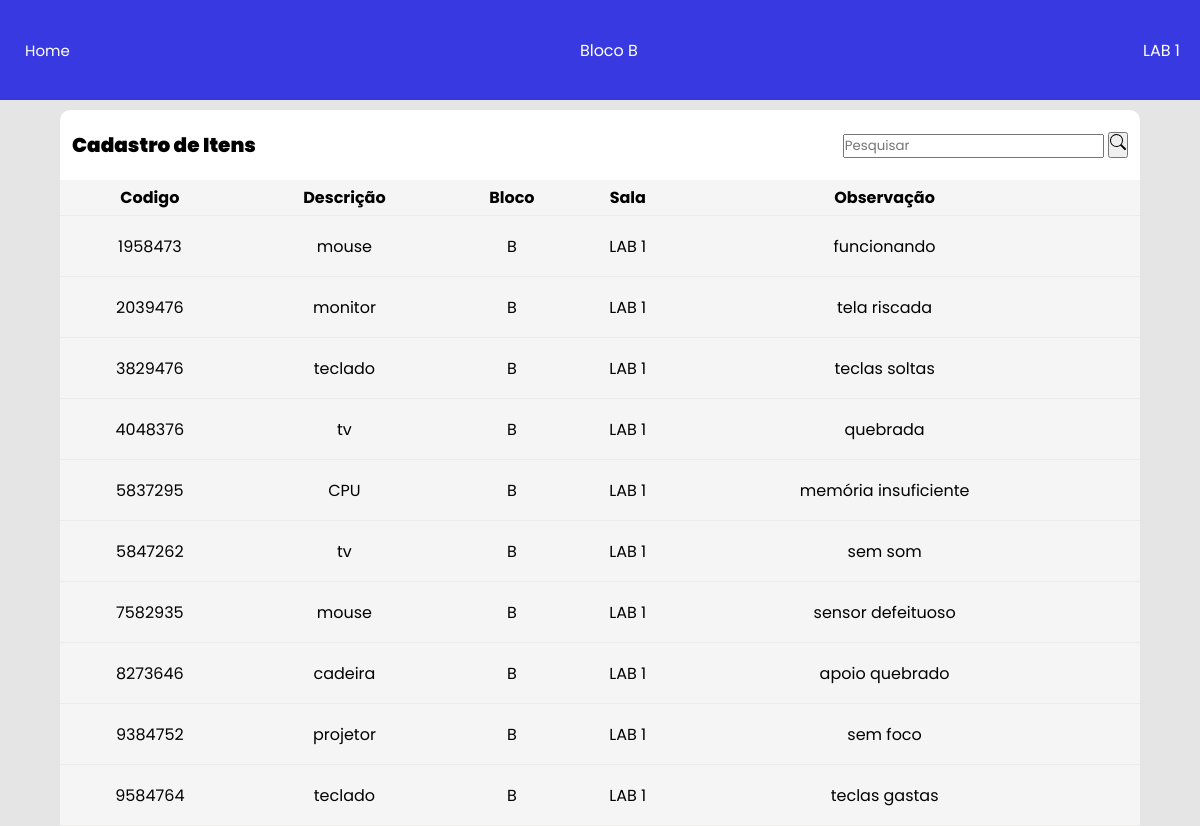
Screenshot of /exibir.php?bloco=B&lab=LAB 1 with the database file from the repository.
### tables this page shows
CREATE TABLE tb_item (
	codigo_patrimonio INT NOT NULL,
	descricao  VARCHAR(30),
	bloco  VARCHAR(30),
	sala VARCHAR(30),
	observacao VARCHAR(255),
	PRIMARY KEY(codigo_patrimonio)
);

### exibir.php (the view, shortened to what this page needs)
<?php
$data = "";
include_once "conexao.php";
if (!empty($_GET['bloco'])) {
  $bloco_label = @$_GET['bloco'];
  $lab_label = @$_GET['lab'];
}
if (!empty($_GET['search'])) {
  $data = $_GET['search'];
  $sql = "SELECT * FROM tb_item WHERE (codigo_patrimonio LIKE '%$data%' or descricao LIKE '%$data%' or observacao LIKE '%$data%') AND (bloco = '" . $_SESSION["blocoL"] . "' AND sala = '" . $_SESSION["labL"] . "') ORDER BY codigo_patrimonio DESC";
} else {
  $sql = "SELECT * FROM tb_item ORDER BY codigo_patrimonio WHERE bloco = '" . $_SESSION["blocoL"] . "' AND sala = '" . $_SESSION["labL"] . "' DESC";
}
?>
<!DOCTYPE html>
<html lang="pt-br">
<head>
  <link rel="stylesheet" href="exibir.css">
  <link href='https://unpkg.com/boxicons@2.1.1/css/boxicons.min.css' rel='stylesheet'>
</head>
<body>
  <div class="top-bar">
    <a href="menu.php" class="scale">Home</a>
    <span id="selected-block">Bloco <?php echo $bloco_label; ?></span>
    <span id="selected-lab"><?php echo $lab_label; ?></span>
  </div>
  <div class="container">
    <div class="header">
      <span>Cadastro de Itens</span>
      <div class="box-search">
        <input type="search" class="form-control w-25" placeholder="Pesquisar" id="pesquisar">
        <button onclick="searchData()" class="btns btn-primary" name="btnpesquisar">
        </button>
      </div>
    </div>
    <div class="crud-body">
      <table>
        <thead class="tabela_itens">
          <tr>
            <th>Codigo</th>
            <th>Descrição</th>
            <th>Bloco</th>
            <th>Sala</th>
            <th>Observação</th>
            <th></th>
          </tr>
          <?php
          if ($data == "") {
            $sql = "SELECT * FROM tb_item WHERE bloco = '$bloco_label' AND sala = '$lab_label' ORDER BY codigo_patrimonio;";
          }
          $resultado = mysqli_query($conexao, $sql);
          while ($dados = mysqli_fetch_assoc($resultado)) {
            echo '
                     <tr>
                         <td> ' . $dados["codigo_patrimonio"] . '</td>
                         <td>' . $dados["descricao"] . '</td>
                         <td> ' . $dados["bloco"] . '</td>
                         <td> ' . $dados["sala"] . '</td>
                         <td> ' . $dados["observacao"] . '</td>
                         <td><br>
                             &nbsp;&nbsp;&nbsp;
                         </td>
                     <tr>
                     ';
          }
          ?>
          </tr>
        </thead>
      </table>
    </div>
  </div>
</body>
</html>

### exibir.css (style rules this page uses)
* { margin: 0; padding: 0; box-sizing: border-box; font-family: 'Poppins', sans-serif; }
body { width: 100vw; height: 100vh; display: flex; align-items: center; justify-content: center; background-color: rgba(0,0,0,0.1); }
button { cursor: pointer; }
.container { width: 90%; height: 80%; border-radius: 10px; background: white; }
.header { min-height: 70px; display: flex; align-items: center; justify-content: space-between; margin: auto 12px; }
.header span { font-weight: 900; font-size: 20px; word-break: break-all; }
table { width: 100%; border-spacing: 10px; word-break: break-all; border-collapse: collapse; }
thead { background-color: whitesmoke; }
tr { border-bottom: 1px solid rgb(238, 235, 235)!important; }
thead tr th { padding: 5px; text-align: center; margin-bottom: 50px; }
thead td { padding: 5px; text-align: center; margin-bottom: 50px; }
.top-bar { background-color: rgb(57, 57, 226); color: white; display: flex; justify-content: space-between; align-items: center; padding: 10px 20px; position: fixed; top: 0; left: 0; width: 100%; height: 100PX; z-index: 999; }
.container { margin-top: 60px; }
.scale { font-size: 16px; padding: 8px; border-radius: 5px; border: none; color: white; cursor: pointer; }
.scale { transition: transform 0.3s ease; }

### exibir.php (style rules this page uses)
a { text-decoration: none; padding: 5px !important; font-size: 15px !important; }

### rows the page displays
tb_item: codigo_patrimonio "1958473", descricao "mouse", bloco "B", sala "LAB 1", observacao "funcionando"
tb_item: codigo_patrimonio "2039476", descricao "monitor", bloco "B", sala "LAB 1", observacao "tela riscada"
tb_item: codigo_patrimonio "3829476", descricao "teclado", bloco "B", sala "LAB 1", observacao "teclas soltas"
tb_item: codigo_patrimonio "4048376", descricao "tv", bloco "B", sala "LAB 1", observacao "quebrada"
tb_item: codigo_patrimonio "5837295", descricao "CPU", bloco "B", sala "LAB 1", observacao "memória insuficiente"
tb_item: codigo_patrimonio "5847262", descricao "tv", bloco "B", sala "LAB 1", observacao "sem som"
tb_item: codigo_patrimonio "7582935", descricao "mouse", bloco "B", sala "LAB 1", observacao "sensor defeituoso"
tb_item: codigo_patrimonio "8273646", descricao "cadeira", bloco "B", sala "LAB 1", observacao "apoio quebrado"
tb_item: codigo_patrimonio "9384752", descricao "projetor", bloco "B", sala "LAB 1", observacao "sem foco"
tb_item: codigo_patrimonio "9584764", descricao "teclado", bloco "B", sala "LAB 1", observacao "teclas gastas"

### other values shown
$bloco_label "B"
$lab_label "LAB 1"
